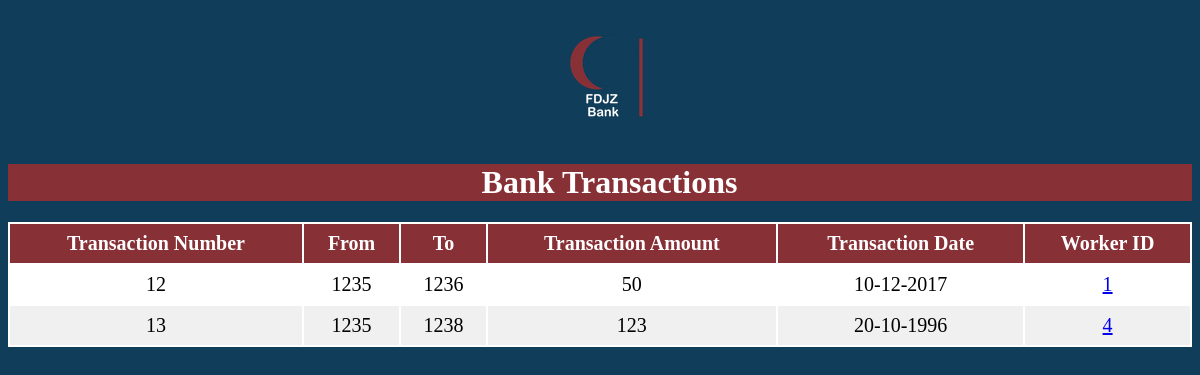
Page /Worker/php/ViewSpecificTransaction.php?id=1002 on the earlier database version.
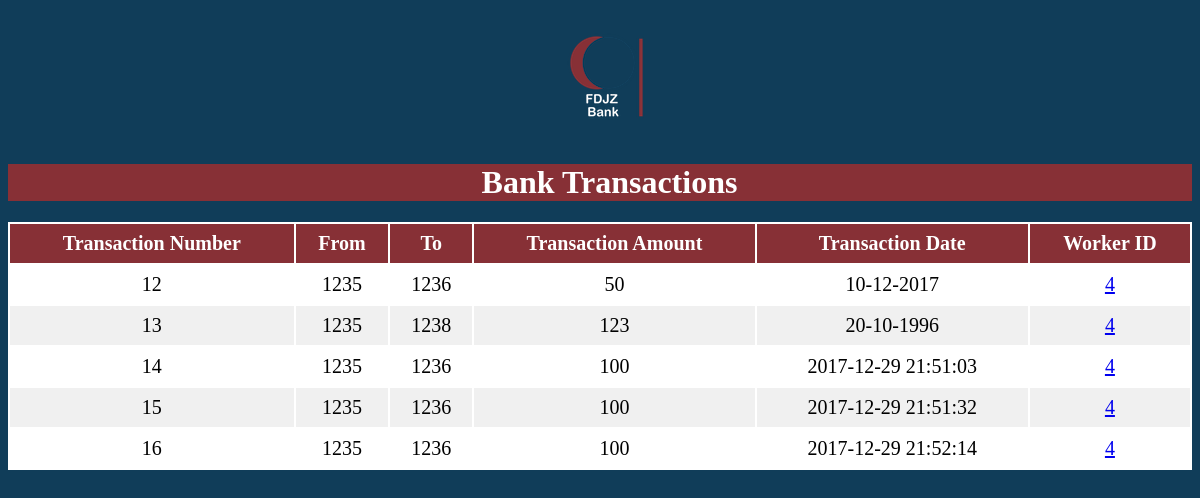
Same page on the later database version.
### tables this page shows
CREATE TABLE `TRANSACTIONS` (
  `TransactionID` int(11) NOT NULL,
  `FromAccount` int(11) NOT NULL,
  `ToAccount` int(11) NOT NULL,
  `Amount` float DEFAULT NULL,
  `TransactionDate` varchar(50) DEFAULT NULL,
  `WorkerID` int(11) NOT NULL
);

### Worker/ClassesGedida/dbconnect.php (called while the page is built, shortened)
<?php
  class dbconnect
  {
      private $servername;
      private $username;
      private $password;
      private $db;
      private $con;
      function __construct()
      {
          $this->servername = "localhost";
          $this->username = "root";
          $this->password = "";
          $this->db = "FDJZ";
          $this->con = $this->Connect();
      }
      function connect()
      {
          $this->con = mysqli_connect($this->servername, $this->username, $this->password, $this->db);
          if ($this -> con ->connect_error)
          {
              die("Failed to connect: " .$this->con->connect_error);
          }
          else
          {
              return $this->con;
          }
      }
      function executesql($sql)
      {
        $result = mysqli_query($this->con, $sql);
        if($result == TRUE)
              {
          return $result;
        }
        else
              {
          echo "Error executing SQL statement: " .$this->con->error;
        }
      }
  }
?>

### Worker/ClassesGedida/Transactions.php (the view, shortened to what this page needs)
<?php
require_once "../ClassesGedida/dbconnect.php";
  class Transactions
  {
      function viewTransactionsBySpecificCustomer($id){
      			$db = new dbconnect;
      			$db->connect();
      			$sql = "SELECT * FROM `TRANSACTIONS`, bank_accounts
      							WHERE  bank_accounts.UserID = '$id'
      							AND FromAccount = bank_accounts.AccountNumber
      							";
      			$result = $db->executesql($sql);
      			foreach($result as $row){
      					echo'<tr>';
      					echo'<td>'.$row['TransactionID'].'</td>';
      					echo'<td>'.$row['FromAccount'].'</td>';
      					echo'<td>'.$row['ToAccount'].'</td>';
      					echo'<td>'.$row['Amount'].'</td>';
      					echo'<td>'.$row['TransactionDate'].'</td>';
      					echo'<td><a href="WorkerReportFromTransaction.php?id='.$row['WorkerID'].'">'.$row['WorkerID'].'</a></td>';
      					echo'</tr>';
      			}
	  }
    }
?>

Differences in the rows shown:
changed transactions id 12: WorkerID "1" → "4"
added transactions: TransactionID "14", FromAccount "1235", ToAccount "1236", Amount "100", TransactionDate "2017-12-29 21:51:03", WorkerID "4"
added transactions: TransactionID "15", FromAccount "1235", ToAccount "1236", Amount "100", TransactionDate "2017-12-29 21:51:32", WorkerID "4"
added transactions: TransactionID "16", FromAccount "1235", ToAccount "1236", Amount "100", TransactionDate "2017-12-29 21:52:14", WorkerID "4"
